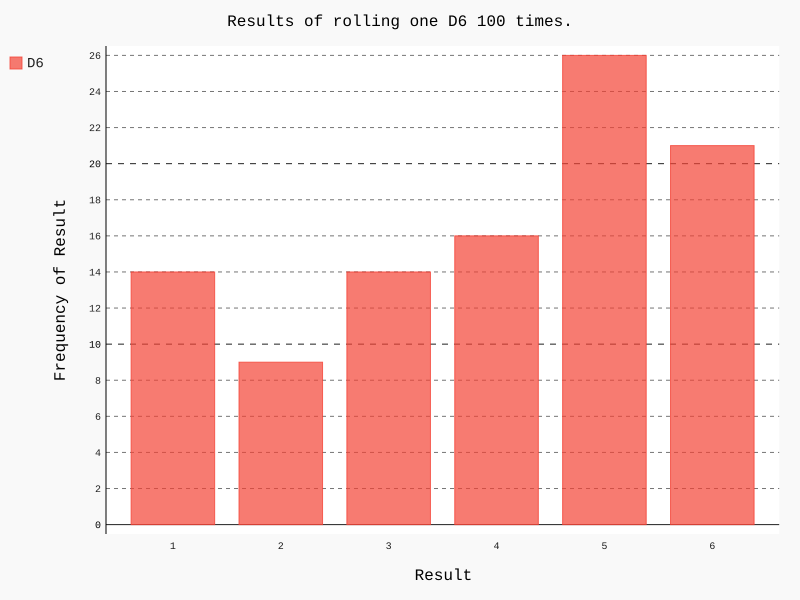

The script that drew this image:
from die import Die

import pygal
die = Die()

results = []
for roll_num in range(100):
	result = die.roll()
	results.append(result)
	
print(results)
# analyze the consequence 
frequencies = []
for value in range(1, die.num_sides+1):
	frequency = results.count(value)
	frequencies.append(frequency)
	
print(frequencies)

#to make results visuable
hist = pygal.Bar()

hist.title = "Results of rolling one D6 100 times."
hist.x_labels = ['1', '2', '3', '4', '5', '6']
hist.x_title = "Result"
hist.y_title = "Frequency of Result"

hist.add('D6', frequencies)
hist.render_to_file('die_visual.svg')
